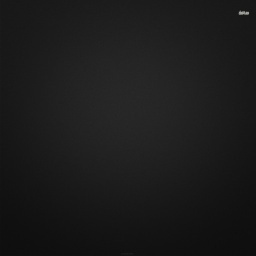
#> input picture Nhập môn thị giác máy tính/Thuc-hanh/Lab-01/train/black/1.jpg, 256 x 256 px; its folder holds only this picture in this run
$ jupyter execute --allow-errors Lab01.ipynb
#> lines starting #> are read from the running program, lines starting #| are printed output that depends on the picture
# Bài thực hành Lab 01

## Yêu cầu
1. Sử dung tập dữ liệu train và test từ trang web:

https://github.com/metinmertakcay/Color_Classification_using_Color_Descriptors

2. Cho biết kết quả khi áp dụng phương pháp KNN (với k=1, k=5)

3. Sử dụng ít nhất 4 loại đặc trưng về màu sắc: `Histogram`; `Color moments`; `CDC`;   `CCV`

4. Với 4 độ đo: `Euclidean`, `Correlation`, `Chi-square`, `Intersection`, `Bhattacharyya`

Lưu ý: Nhớ chuyển các vector đặc trưng thành vector đơn vị

[cell 1]
# Import lib
import numpy as np
import cv2
import os
from sklearn.neighbors import KNeighborsClassifier
from sklearn.metrics import accuracy_score
from scipy.stats import skew, kurtosis
from sklearn.preprocessing import MinMaxScaler

### Load data

[cell 2]
def load_dataset(data_dir, class_colors):
#> called with data_dir = 'train'
    X = [];
    y = []

    for label_dir in os.listdir(data_dir):

        for img_file in os.listdir(os.path.join(data_dir, label_dir)):
            img_path = os.path.join(data_dir, label_dir, img_file)
            image = cv2.imread(img_path, cv2.COLOR_GRAY2BGR)
#> image is the input picture: shape (256, 256, 3); mean B, G, R 27, 27, 27
            image = cv2.cvtColor(image, cv2.COLOR_BGR2LUV)
#> image: shape (256, 256, 3); mean of channels 0, 1, 2 24.6, 96, 136
            X.append(image)
            y.append(class_colors.index(label_dir));

    return np.array(X), np.array(y)

[cell 3]
BIN_SIZE = 8
train_path = 'train'
test_path = 'test'

class_colors = ["black", "blue", "green","orange",
                "red", "violet", "white", "yellow"]

X_train, y_train = load_dataset(train_path, class_colors)
#> y_train = [0, 1]
#> (the rest of this cell did not finish here and is left out)


### Định nghĩa các hàm rút trích đặc trưng
* Histogram
* Color Moments
* CDC
* CCV

[cell 4]
# Histogram
def extract_histogram(image):
    row, column, channel = image.shape[:3]
    size = row * column

    feature = []
    for k in range(channel):
        histogram = np.squeeze(cv2.calcHist([image], [k], None, [BIN_SIZE], [0, 256]))
        histogram = histogram / size
        feature.extend(histogram)
    return feature

[cell 5]
# Color_momemts
epsilon = 1e-10
def moment(channel):
    feature = []
    mean_value = np.mean(channel)
    std_value = np.std(channel)

    if std_value == 0:
        feature.append(mean_value)
        feature.append(std_value)
        feature.append(0)
        feature.append(0)
    else:
        feature.append(mean_value)
        feature.append(std_value)
        feature.append(skew(channel))
        feature.append(kurtosis(channel))

    return feature


def extract_color_moment(image):
    row, column, channel = image.shape[:3]

    channel_list = []
    for i in range(channel):
        channel_list.append([])

    for i in range(row):
        for j in range(column):
            for k in range(channel):
                channel_list[k].append(image[i][j][k])

    feature = []
    for i in range(channel):
        feature.extend(moment(channel_list[i]))

    return feature

[cell 6]
# cdc
def extract_cdc(image):
    # Lấy vùng trung tâm của ảnh
    center = image[image.shape[0]//4:3*image.shape[0]//4, image.shape[1]//4:3*image.shape[1]//4]
    return np.mean(center, axis=(0, 1))

[cell 7]
# ccv
def extract_ccv(image, t=50):
    row, col, ch = image.shape
    ccv_feature = []
    for i in range(ch):
        channel = image[:, :, i]
        hist, _ = np.histogram(channel, bins=256, range=(0, 256))
        coherent = np.sum(hist[hist >= t])
        incoherent = np.sum(hist[hist < t])
        ccv_feature.append(coherent)
        ccv_feature.append(incoherent)
    return ccv_feature

## Rút trích đặc trưng

[cell 8]
def extract_image(image):
    hist = extract_histogram(image)
    moments = extract_color_moment(image)
    cdc = extract_cdc(image)
    ccv = extract_ccv(image)

    features = np.concatenate([hist, moments, cdc, ccv])

    return features

[cell 9]
def extract_features(X):
    X_features = []
    for image in X:
        features = extract_image(image)
        X_features.append(features)
#> this loop made 2 passes
#> cdc in extract_image on passes 1 to 2: [33.24, 96, 136], [22.51, 93.87, 115.3]
#> pass 1, in extract_cdc, `center = image[image.shape[0]//4:3*image.shape[0]//4, image.shape[1]//..`:
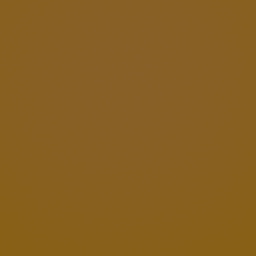
#> center: shape (128, 128, 3) (shown 2 times larger); mean of channels 0, 1, 2 33.2, 96, 136; drawn as B, G, R
#> pass 2, in extract_cdc (call 2), `center = image[image.shape[0]//4:3*image.shape[0]//4, image.shape[1]//..`:
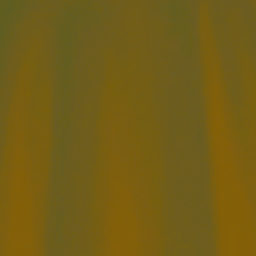
#> center: shape (128, 128, 3) (shown 2 times larger); mean of channels 0, 1, 2 22.5, 93.9, 115.3; drawn as B, G, R
#> after the loop, X_features = 2 items

    return np.array(X_features)
